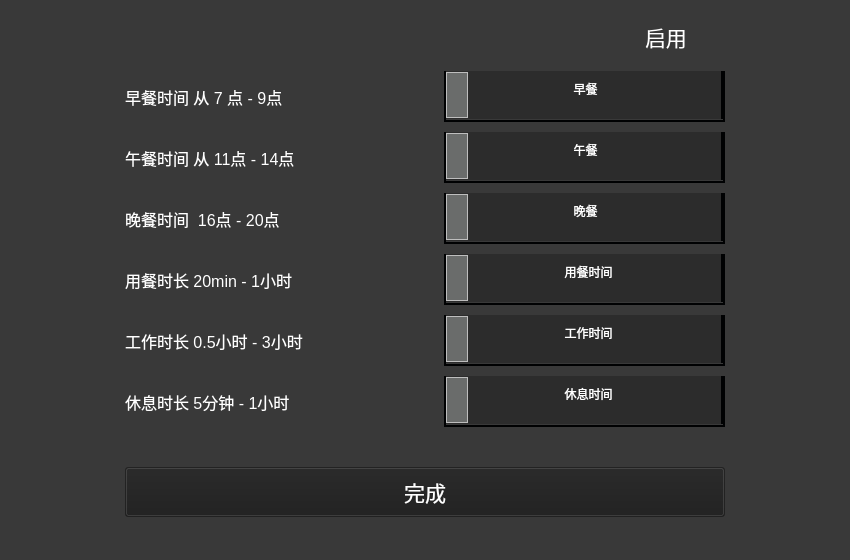
<?xml version="1.0" encoding="UTF-8"?>
<ui version="4.0">
 <class>Option</class>
 <widget class="QWidget" name="Option">
  <property name="geometry">
   <rect>
    <x>0</x>
    <y>0</y>
    <width>850</width>
    <height>560</height>
   </rect>
  </property>
  <property name="windowTitle">
   <string>Form</string>
  </property>
  <property name="styleSheet">
   <string notr="true">background-color: rgba(29, 29, 29, 0.5);</string>
  </property>
  <layout class="QGridLayout" name="gridLayout">
   <property name="leftMargin">
    <number>0</number>
   </property>
   <property name="topMargin">
    <number>0</number>
   </property>
   <property name="rightMargin">
    <number>0</number>
   </property>
   <property name="bottomMargin">
    <number>0</number>
   </property>
   <property name="spacing">
    <number>0</number>
   </property>
   <item row="0" column="0">
    <widget class="QWidget" name="widget_5" native="true">
     <property name="maximumSize">
      <size>
       <width>16777215</width>
       <height>16777215</height>
      </size>
     </property>
     <property name="styleSheet">
      <string notr="true">color: rgb(255, 255, 255);</string>
     </property>
     <layout class="QGridLayout" name="gridLayout_5">
      <item row="4" column="1">
       <spacer name="verticalSpacer_2">
        <property name="orientation">
         <enum>Qt::Vertical</enum>
        </property>
        <property name="sizeHint" stdset="0">
         <size>
          <width>20</width>
          <height>40</height>
         </size>
        </property>
       </spacer>
      </item>
      <item row="2" column="1">
       <spacer name="verticalSpacer">
        <property name="orientation">
         <enum>Qt::Vertical</enum>
        </property>
        <property name="sizeHint" stdset="0">
         <size>
          <width>20</width>
          <height>40</height>
         </size>
        </property>
       </spacer>
      </item>
      <item row="3" column="1">
       <widget class="QPushButton" name="backButton">
        <property name="minimumSize">
         <size>
          <width>600</width>
          <height>50</height>
         </size>
        </property>
        <property name="maximumSize">
         <size>
          <width>600</width>
          <height>50</height>
         </size>
        </property>
        <property name="font">
         <font>
          <pointsize>16</pointsize>
         </font>
        </property>
        <property name="cursor">
         <cursorShape>PointingHandCursor</cursorShape>
        </property>
        <property name="styleSheet">
         <string notr="true">color: rgb(255, 255, 255);</string>
        </property>
        <property name="text">
         <string>完成</string>
        </property>
       </widget>
      </item>
      <item row="1" column="0">
       <spacer name="horizontalSpacer_3">
        <property name="orientation">
         <enum>Qt::Horizontal</enum>
        </property>
        <property name="sizeHint" stdset="0">
         <size>
          <width>104</width>
          <height>20</height>
         </size>
        </property>
       </spacer>
      </item>
      <item row="1" column="2">
       <spacer name="horizontalSpacer_2">
        <property name="orientation">
         <enum>Qt::Horizontal</enum>
        </property>
        <property name="sizeHint" stdset="0">
         <size>
          <width>104</width>
          <height>20</height>
         </size>
        </property>
       </spacer>
      </item>
      <item row="0" column="1">
       <widget class="QWidget" name="widget_4" native="true">
        <property name="styleSheet">
         <string notr="true">background-color: rgba(255, 255, 255,0);</string>
        </property>
        <layout class="QGridLayout" name="gridLayout_3">
         <item row="0" column="1">
          <widget class="QCheckBox" name="startCheckBox">
           <property name="minimumSize">
            <size>
             <width>90</width>
             <height>0</height>
            </size>
           </property>
           <property name="font">
            <font>
             <pointsize>16</pointsize>
            </font>
           </property>
           <property name="cursor">
            <cursorShape>PointingHandCursor</cursorShape>
           </property>
           <property name="styleSheet">
            <string notr="true">background-color: rgba(255, 255, 255,0);
color: rgb(255, 255, 255);</string>
           </property>
           <property name="text">
            <string>启用</string>
           </property>
          </widget>
         </item>
         <item row="0" column="0">
          <spacer name="horizontalSpacer">
           <property name="orientation">
            <enum>Qt::Horizontal</enum>
           </property>
           <property name="sizeHint" stdset="0">
            <size>
             <width>40</width>
             <height>20</height>
            </size>
           </property>
          </spacer>
         </item>
        </layout>
       </widget>
      </item>
      <item row="1" column="1">
       <widget class="QWidget" name="widget" native="true">
        <property name="font">
         <font>
          <pointsize>9</pointsize>
         </font>
        </property>
        <property name="styleSheet">
         <string notr="true">background-color: rgba(255, 255, 255,0);</string>
        </property>
        <layout class="QGridLayout" name="gridLayout_2">
         <property name="leftMargin">
          <number>0</number>
         </property>
         <property name="topMargin">
          <number>0</number>
         </property>
         <property name="rightMargin">
          <number>0</number>
         </property>
         <property name="bottomMargin">
          <number>0</number>
         </property>
         <property name="horizontalSpacing">
          <number>0</number>
         </property>
         <property name="verticalSpacing">
          <number>10</number>
         </property>
         <item row="5" column="0">
          <widget class="QLabel" name="label_2">
           <property name="font">
            <font>
             <pointsize>12</pointsize>
            </font>
           </property>
           <property name="styleSheet">
            <string notr="true">background-color: rgba(255, 255, 255,0);
color: rgb(255, 255, 255);</string>
           </property>
           <property name="text">
            <string>休息时长 5分钟 - 1小时</string>
           </property>
          </widget>
         </item>
         <item row="2" column="0">
          <widget class="QLabel" name="label_10">
           <property name="font">
            <font>
             <pointsize>12</pointsize>
            </font>
           </property>
           <property name="styleSheet">
            <string notr="true">background-color: rgba(255, 255, 255,0);
color: rgb(255, 255, 255);</string>
           </property>
           <property name="text">
            <string>晚餐时间  16点 - 20点</string>
           </property>
          </widget>
         </item>
         <item row="3" column="1">
          <widget class="QWidget" name="widget_7" native="true">
           <property name="minimumSize">
            <size>
             <width>281</width>
             <height>51</height>
            </size>
           </property>
           <property name="maximumSize">
            <size>
             <width>281</width>
             <height>51</height>
            </size>
           </property>
           <property name="styleSheet">
            <string notr="true">border: 2px solid rgb(0, 1, 2);</string>
           </property>
           <widget class="QSlider" name="mealTimeSlider">
            <property name="geometry">
             <rect>
              <x>0</x>
              <y>0</y>
              <width>279</width>
              <height>48</height>
             </rect>
            </property>
            <property name="minimumSize">
             <size>
              <width>279</width>
              <height>48</height>
             </size>
            </property>
            <property name="maximumSize">
             <size>
              <width>279</width>
              <height>48</height>
             </size>
            </property>
            <property name="styleSheet">
             <string notr="true">QSlider::groove:horizontal {
    height: 48px;                   /* 设置轨道的高度 */
    margin: 0px 0px;                 /* 设置轨道的外边距 */
  background-color:  rgb(44, 44, 44);     /* 设置轨道的背景颜色 */
}
QSlider::handle:horizontal {
    /* 滑块样式 */
    width: 20px;                   /* 设置滑块的宽度 */
    height: 40px;                  /* 设置滑块的高度 */
    background-color: rgb(106, 108, 107);     /* 设置滑块的背景颜色 */
    margin: 46px 0px;               /* 设置滑块的垂直居中 */	
	border: 1px solid rgb(190, 190, 190);
}</string>
            </property>
            <property name="minimum">
             <number>1200</number>
            </property>
            <property name="maximum">
             <number>3600</number>
            </property>
            <property name="singleStep">
             <number>60</number>
            </property>
            <property name="pageStep">
             <number>600</number>
            </property>
            <property name="value">
             <number>1200</number>
            </property>
            <property name="sliderPosition">
             <number>1200</number>
            </property>
            <property name="orientation">
             <enum>Qt::Horizontal</enum>
            </property>
            <property name="invertedAppearance">
             <bool>false</bool>
            </property>
            <property name="invertedControls">
             <bool>false</bool>
            </property>
            <property name="tickPosition">
             <enum>QSlider::NoTicks</enum>
            </property>
           </widget>
           <widget class="QLabel" name="mealTimeLabel">
            <property name="geometry">
             <rect>
              <x>64</x>
              <y>10</y>
              <width>161</width>
              <height>15</height>
             </rect>
            </property>
            <property name="sizePolicy">
             <sizepolicy hsizetype="Preferred" vsizetype="Preferred">
              <horstretch>0</horstretch>
              <verstretch>0</verstretch>
             </sizepolicy>
            </property>
            <property name="minimumSize">
             <size>
              <width>0</width>
              <height>15</height>
             </size>
            </property>
            <property name="maximumSize">
             <size>
              <width>16777215</width>
              <height>15</height>
             </size>
            </property>
            <property name="styleSheet">
             <string notr="true">color: rgb(255, 255, 255);
background-color: rgba(255, 255, 255,0);
border:0;</string>
            </property>
            <property name="text">
             <string>用餐时间</string>
            </property>
            <property name="alignment">
             <set>Qt::AlignCenter</set>
            </property>
           </widget>
          </widget>
         </item>
         <item row="2" column="1">
          <widget class="QWidget" name="widget_6" native="true">
           <property name="minimumSize">
            <size>
             <width>281</width>
             <height>51</height>
            </size>
           </property>
           <property name="maximumSize">
            <size>
             <width>281</width>
             <height>51</height>
            </size>
           </property>
           <property name="styleSheet">
            <string notr="true">border: 2px solid rgb(0, 1, 2);</string>
           </property>
           <widget class="QSlider" name="dinnerSlider">
            <property name="geometry">
             <rect>
              <x>0</x>
              <y>0</y>
              <width>279</width>
              <height>48</height>
             </rect>
            </property>
            <property name="minimumSize">
             <size>
              <width>279</width>
              <height>48</height>
             </size>
            </property>
            <property name="maximumSize">
             <size>
              <width>279</width>
              <height>48</height>
             </size>
            </property>
            <property name="styleSheet">
             <string notr="true">QSlider::groove:horizontal {
    height: 48px;                   /* 设置轨道的高度 */
    margin: 0px 0px;                 /* 设置轨道的外边距 */
  background-color:  rgb(44, 44, 44);     /* 设置轨道的背景颜色 */
}
QSlider::handle:horizontal {
    /* 滑块样式 */
    width: 20px;                   /* 设置滑块的宽度 */
    height: 40px;                  /* 设置滑块的高度 */
    background-color: rgb(106, 108, 107);     /* 设置滑块的背景颜色 */
    margin: 46px 0px;               /* 设置滑块的垂直居中 */	
	border: 1px solid rgb(190, 190, 190);
}</string>
            </property>
            <property name="minimum">
             <number>57600</number>
            </property>
            <property name="maximum">
             <number>72000</number>
            </property>
            <property name="singleStep">
             <number>60</number>
            </property>
            <property name="pageStep">
             <number>600</number>
            </property>
            <property name="value">
             <number>57600</number>
            </property>
            <property name="sliderPosition">
             <number>57600</number>
            </property>
            <property name="orientation">
             <enum>Qt::Horizontal</enum>
            </property>
            <property name="invertedAppearance">
             <bool>false</bool>
            </property>
            <property name="invertedControls">
             <bool>false</bool>
            </property>
            <property name="tickPosition">
             <enum>QSlider::NoTicks</enum>
            </property>
           </widget>
           <widget class="QLabel" name="dinnerLabel">
            <property name="geometry">
             <rect>
              <x>61</x>
              <y>10</y>
              <width>161</width>
              <height>15</height>
             </rect>
            </property>
            <property name="minimumSize">
             <size>
              <width>0</width>
              <height>15</height>
             </size>
            </property>
            <property name="maximumSize">
             <size>
              <width>16777215</width>
              <height>15</height>
             </size>
            </property>
            <property name="styleSheet">
             <string notr="true">color: rgb(255, 255, 255);
background-color: rgba(255, 255, 255,0);
border:0;</string>
            </property>
            <property name="text">
             <string>晚餐</string>
            </property>
            <property name="alignment">
             <set>Qt::AlignCenter</set>
            </property>
           </widget>
          </widget>
         </item>
         <item row="5" column="1">
          <widget class="QWidget" name="widget_9" native="true">
           <property name="minimumSize">
            <size>
             <width>281</width>
             <height>51</height>
            </size>
           </property>
           <property name="maximumSize">
            <size>
             <width>281</width>
             <height>51</height>
            </size>
           </property>
           <property name="styleSheet">
            <string notr="true">border: 2px solid rgb(0, 1, 2);</string>
           </property>
           <widget class="QSlider" name="breakTimeSlider">
            <property name="geometry">
             <rect>
              <x>0</x>
              <y>0</y>
              <width>279</width>
              <height>48</height>
             </rect>
            </property>
            <property name="minimumSize">
             <size>
              <width>279</width>
              <height>48</height>
             </size>
            </property>
            <property name="maximumSize">
             <size>
              <width>279</width>
              <height>48</height>
             </size>
            </property>
            <property name="styleSheet">
             <string notr="true">QSlider::groove:horizontal {
    height: 48px;                   /* 设置轨道的高度 */
    margin: 0px 0px;                 /* 设置轨道的外边距 */
  background-color:  rgb(44, 44, 44);     /* 设置轨道的背景颜色 */
}
QSlider::handle:horizontal {
    /* 滑块样式 */
    width: 20px;                   /* 设置滑块的宽度 */
    height: 40px;                  /* 设置滑块的高度 */
    background-color: rgb(106, 108, 107);     /* 设置滑块的背景颜色 */
    margin: 46px 0px;               /* 设置滑块的垂直居中 */	
	border: 1px solid rgb(190, 190, 190);
}</string>
            </property>
            <property name="minimum">
             <number>300</number>
            </property>
            <property name="maximum">
             <number>3600</number>
            </property>
            <property name="singleStep">
             <number>60</number>
            </property>
            <property name="pageStep">
             <number>600</number>
            </property>
            <property name="value">
             <number>300</number>
            </property>
            <property name="sliderPosition">
             <number>300</number>
            </property>
            <property name="orientation">
             <enum>Qt::Horizontal</enum>
            </property>
            <property name="invertedAppearance">
             <bool>false</bool>
            </property>
            <property name="invertedControls">
             <bool>false</bool>
            </property>
            <property name="tickPosition">
             <enum>QSlider::NoTicks</enum>
            </property>
           </widget>
           <widget class="QLabel" name="breakTimeLabel">
            <property name="geometry">
             <rect>
              <x>64</x>
              <y>10</y>
              <width>161</width>
              <height>15</height>
             </rect>
            </property>
            <property name="minimumSize">
             <size>
              <width>0</width>
              <height>15</height>
             </size>
            </property>
            <property name="maximumSize">
             <size>
              <width>16777215</width>
              <height>15</height>
             </size>
            </property>
            <property name="styleSheet">
             <string notr="true">color: rgb(255, 255, 255);
background-color: rgba(255, 255, 255,0);
border:0;</string>
            </property>
            <property name="text">
             <string>休息时间</string>
            </property>
            <property name="alignment">
             <set>Qt::AlignCenter</set>
            </property>
           </widget>
          </widget>
         </item>
         <item row="0" column="1">
          <widget class="QWidget" name="widget_2" native="true">
           <property name="minimumSize">
            <size>
             <width>281</width>
             <height>51</height>
            </size>
           </property>
           <property name="maximumSize">
            <size>
             <width>281</width>
             <height>51</height>
            </size>
           </property>
           <property name="styleSheet">
            <string notr="true">border: 2px solid rgb(0, 1, 2);</string>
           </property>
           <widget class="QSlider" name="breakfastSlider">
            <property name="geometry">
             <rect>
              <x>0</x>
              <y>0</y>
              <width>279</width>
              <height>48</height>
             </rect>
            </property>
            <property name="minimumSize">
             <size>
              <width>279</width>
              <height>48</height>
             </size>
            </property>
            <property name="maximumSize">
             <size>
              <width>279</width>
              <height>48</height>
             </size>
            </property>
            <property name="font">
             <font>
              <pointsize>9</pointsize>
             </font>
            </property>
            <property name="styleSheet">
             <string notr="true">QSlider::groove:horizontal {
    height: 48px;                   /* 设置轨道的高度 */
    margin: 0px 0px;                 /* 设置轨道的外边距 */
  background-color:  rgb(44, 44, 44);     /* 设置轨道的背景颜色 */
}
QSlider::handle:horizontal {
    /* 滑块样式 */
    width: 20px;                   /* 设置滑块的宽度 */
    height: 40px;                  /* 设置滑块的高度 */
    background-color: rgb(106, 108, 107);     /* 设置滑块的背景颜色 */
    margin: 46px 0px;               /* 设置滑块的垂直居中 */	
	border: 1px solid rgb(190, 190, 190);
}</string>
            </property>
            <property name="minimum">
             <number>25200</number>
            </property>
            <property name="maximum">
             <number>32400</number>
            </property>
            <property name="singleStep">
             <number>60</number>
            </property>
            <property name="pageStep">
             <number>600</number>
            </property>
            <property name="sliderPosition">
             <number>25200</number>
            </property>
            <property name="orientation">
             <enum>Qt::Horizontal</enum>
            </property>
            <property name="invertedAppearance">
             <bool>false</bool>
            </property>
            <property name="invertedControls">
             <bool>false</bool>
            </property>
            <property name="tickPosition">
             <enum>QSlider::NoTicks</enum>
            </property>
           </widget>
           <widget class="QLabel" name="breakfastLabel">
            <property name="geometry">
             <rect>
              <x>96</x>
              <y>10</y>
              <width>91</width>
              <height>15</height>
             </rect>
            </property>
            <property name="minimumSize">
             <size>
              <width>0</width>
              <height>15</height>
             </size>
            </property>
            <property name="maximumSize">
             <size>
              <width>16777215</width>
              <height>15</height>
             </size>
            </property>
            <property name="styleSheet">
             <string notr="true">color: rgb(255, 255, 255);
background-color: rgba(255, 255, 255,0);
border:0;</string>
            </property>
            <property name="text">
             <string>早餐</string>
            </property>
            <property name="alignment">
             <set>Qt::AlignCenter</set>
            </property>
           </widget>
          </widget>
         </item>
         <item row="4" column="1">
          <widget class="QWidget" name="widget_8" native="true">
           <property name="minimumSize">
            <size>
             <width>281</width>
             <height>51</height>
            </size>
           </property>
           <property name="maximumSize">
            <size>
             <width>281</width>
             <height>51</height>
            </size>
           </property>
           <property name="styleSheet">
            <string notr="true">border: 2px solid rgb(0, 1, 2);</string>
           </property>
           <widget class="QSlider" name="workTimeSlider">
            <property name="geometry">
             <rect>
              <x>0</x>
              <y>0</y>
              <width>279</width>
              <height>48</height>
             </rect>
            </property>
            <property name="minimumSize">
             <size>
              <width>279</width>
              <height>48</height>
             </size>
            </property>
            <property name="maximumSize">
             <size>
              <width>279</width>
              <height>48</height>
             </size>
            </property>
            <property name="styleSheet">
             <string notr="true">QSlider::groove:horizontal {
    height: 48px;                   /* 设置轨道的高度 */
    margin: 0px 0px;                 /* 设置轨道的外边距 */
  background-color:  rgb(44, 44, 44);     /* 设置轨道的背景颜色 */
}
QSlider::handle:horizontal {
    /* 滑块样式 */
    width: 20px;                   /* 设置滑块的宽度 */
    height: 40px;                  /* 设置滑块的高度 */
    background-color: rgb(106, 108, 107);     /* 设置滑块的背景颜色 */
    margin: 46px 0px;               /* 设置滑块的垂直居中 */	
	border: 1px solid rgb(190, 190, 190);
}</string>
            </property>
            <property name="minimum">
             <number>1800</number>
            </property>
            <property name="maximum">
             <number>10800</number>
            </property>
            <property name="singleStep">
             <number>30</number>
            </property>
            <property name="pageStep">
             <number>600</number>
            </property>
            <property name="value">
             <number>1800</number>
            </property>
            <property name="sliderPosition">
             <number>1800</number>
            </property>
            <property name="orientation">
             <enum>Qt::Horizontal</enum>
            </property>
            <property name="invertedAppearance">
             <bool>false</bool>
            </property>
            <property name="invertedControls">
             <bool>false</bool>
            </property>
            <property name="tickPosition">
             <enum>QSlider::NoTicks</enum>
            </property>
           </widget>
           <widget class="QLabel" name="workTimeLabel">
            <property name="geometry">
             <rect>
              <x>64</x>
              <y>10</y>
              <width>161</width>
              <height>15</height>
             </rect>
            </property>
            <property name="minimumSize">
             <size>
              <width>0</width>
              <height>15</height>
             </size>
            </property>
            <property name="maximumSize">
             <size>
              <width>16777215</width>
              <height>15</height>
             </size>
            </property>
            <property name="styleSheet">
             <string notr="true">color: rgb(255, 255, 255);
background-color: rgba(255, 255, 255,0);
border:0;</string>
            </property>
            <property name="text">
             <string>工作时间</string>
            </property>
            <property name="alignment">
             <set>Qt::AlignCenter</set>
            </property>
           </widget>
          </widget>
         </item>
         <item row="1" column="1">
          <widget class="QWidget" name="widget_3" native="true">
           <property name="minimumSize">
            <size>
             <width>281</width>
             <height>51</height>
            </size>
           </property>
           <property name="maximumSize">
            <size>
             <width>281</width>
             <height>51</height>
            </size>
           </property>
           <property name="styleSheet">
            <string notr="true">border: 2px solid rgb(0, 1, 2);</string>
           </property>
           <widget class="QSlider" name="lunchSlider">
            <property name="geometry">
             <rect>
              <x>0</x>
              <y>0</y>
              <width>279</width>
              <height>48</height>
             </rect>
            </property>
            <property name="minimumSize">
             <size>
              <width>279</width>
              <height>48</height>
             </size>
            </property>
            <property name="maximumSize">
             <size>
              <width>279</width>
              <height>48</height>
             </size>
            </property>
            <property name="styleSheet">
             <string notr="true">QSlider::groove:horizontal {
    height: 48px;                   /* 设置轨道的高度 */
    margin: 0px 0px;                 /* 设置轨道的外边距 */
  background-color:  rgb(44, 44, 44);     /* 设置轨道的背景颜色 */
}
QSlider::handle:horizontal {
    /* 滑块样式 */
    width: 20px;                   /* 设置滑块的宽度 */
    height: 40px;                  /* 设置滑块的高度 */
    background-color: rgb(106, 108, 107);     /* 设置滑块的背景颜色 */
    margin: 46px 0px;               /* 设置滑块的垂直居中 */	
	border: 1px solid rgb(190, 190, 190);
}</string>
            </property>
            <property name="minimum">
             <number>39600</number>
            </property>
            <property name="maximum">
             <number>50400</number>
            </property>
            <property name="singleStep">
             <number>60</number>
            </property>
            <property name="pageStep">
             <number>600</number>
            </property>
            <property name="value">
             <number>39600</number>
            </property>
            <property name="sliderPosition">
             <number>39600</number>
            </property>
            <property name="orientation">
             <enum>Qt::Horizontal</enum>
            </property>
            <property name="invertedAppearance">
             <bool>false</bool>
            </property>
            <property name="invertedControls">
             <bool>false</bool>
            </property>
            <property name="tickPosition">
             <enum>QSlider::NoTicks</enum>
            </property>
           </widget>
           <widget class="QLabel" name="lunchLabel">
            <property name="geometry">
             <rect>
              <x>61</x>
              <y>10</y>
              <width>161</width>
              <height>15</height>
             </rect>
            </property>
            <property name="minimumSize">
             <size>
              <width>0</width>
              <height>15</height>
             </size>
            </property>
            <property name="maximumSize">
             <size>
              <width>16777215</width>
              <height>15</height>
             </size>
            </property>
            <property name="styleSheet">
             <string notr="true">color: rgb(255, 255, 255);
background-color: rgba(255, 255, 255,0);
border:0;</string>
            </property>
            <property name="text">
             <string>午餐</string>
            </property>
            <property name="alignment">
             <set>Qt::AlignCenter</set>
            </property>
           </widget>
          </widget>
         </item>
         <item row="0" column="0">
          <widget class="QLabel" name="label_6">
           <property name="font">
            <font>
             <pointsize>12</pointsize>
            </font>
           </property>
           <property name="styleSheet">
            <string notr="true">background-color: rgba(255, 255, 255,0);
color: rgb(255, 255, 255);</string>
           </property>
           <property name="text">
            <string>早餐时间 从 7 点 - 9点</string>
           </property>
          </widget>
         </item>
         <item row="4" column="0">
          <widget class="QLabel" name="label">
           <property name="font">
            <font>
             <pointsize>12</pointsize>
            </font>
           </property>
           <property name="styleSheet">
            <string notr="true">background-color: rgba(255, 255, 255,0);
color: rgb(255, 255, 255);</string>
           </property>
           <property name="text">
            <string>工作时长 0.5小时 - 3小时</string>
           </property>
          </widget>
         </item>
         <item row="1" column="0">
          <widget class="QLabel" name="label_9">
           <property name="font">
            <font>
             <pointsize>12</pointsize>
            </font>
           </property>
           <property name="styleSheet">
            <string notr="true">background-color: rgba(255, 255, 255,0);
color: rgb(255, 255, 255);</string>
           </property>
           <property name="text">
            <string>午餐时间 从 11点 - 14点</string>
           </property>
          </widget>
         </item>
         <item row="3" column="0">
          <widget class="QLabel" name="label_11">
           <property name="font">
            <font>
             <pointsize>12</pointsize>
            </font>
           </property>
           <property name="styleSheet">
            <string notr="true">background-color: rgba(255, 255, 255,0);
color: rgb(255, 255, 255);</string>
           </property>
           <property name="text">
            <string>用餐时长 20min - 1小时</string>
           </property>
          </widget>
         </item>
        </layout>
       </widget>
      </item>
     </layout>
    </widget>
   </item>
  </layout>
 </widget>
 <resources/>
 <connections/>
</ui>
